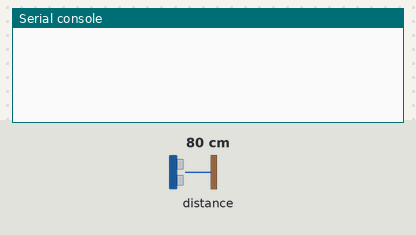
A program run on a simulated BBC micro:bit running MicroPython. Shown: the last lines printed to the serial console. The test bench sets the inputs (shaded band); at power-on: distance to the obstacle 80 cm. The clock reads 2024-03-15 10:24:30 at power-on unless the program sets it.

Above: at 1.2 s.
1.3 s: distance to the obstacle set to 2 cm
At 2.1 s:
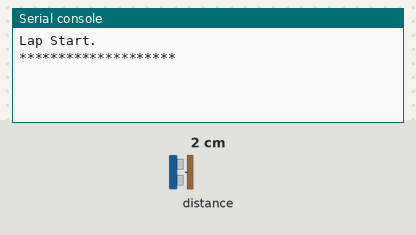
2.8 s: distance to the obstacle set to 35 cm
At 3.4 s:
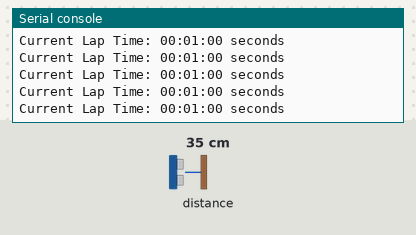
Timing chart, 0 to 5.8 s (numbered marks = the images above; inputs shaded):
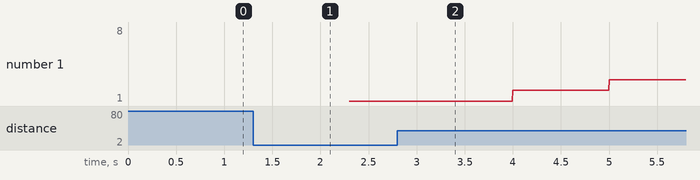

The program:

main.py
```python
from PiicoDev_VL53L1X import PiicoDev_VL53L1X
import time

distSensor = PiicoDev_VL53L1X()

# Function to start the timer
def start_timer():
    return time.time()

# Function to stop the timer
def stop_timer(start_time):
    end_time = time.time()
    elapsed_time = end_time - start_time
    return elapsed_time

# Function to format and print the current lap time
def print_lap_time(lap_start_time):
    if lap_start_time is not None:
        elapsed_time = time.time() - lap_start_time
        minutes = int(elapsed_time / 60)
        seconds = int(elapsed_time % 60)
        hundredths = int((elapsed_time - int(elapsed_time)) * 100)
        print(f"Current Lap Time: {minutes:02d}:{seconds:02d}:{hundredths:02d} seconds")

# Initialize variables
timer_running = False
start_time = 0
lap_start_time = None  # Initialize lap_start_time

# Function to clear the value of dist
def clear_dist():
    global dist  # make the dist variable global
    dist = 0

try:
    while True:
        dist = distSensor.read()  # read the distance in millimeters

        if 0 < dist < 300 and not timer_running:
            start_time = start_timer()
            lap_start_time = start_time  # Record lap start time
            timer_running = True
            print("Lap Start.")
            print("*" * 20)
            time.sleep(1)
            clear_dist()

        if 0 < dist < 300 and timer_running:
            elapsed_time = stop_timer(start_time)
            timer_running = False
            print(f"Lap Time: {elapsed_time:.2f} seconds")
            print("*" * 20)
            clear_dist()

        print_lap_time(lap_start_time)  # Print current lap time

except KeyboardInterrupt:
    print("Time Killed")
#9:20 12/10/2023
```

Measured:
- after the input at 1.3 s, the serial console: prints a new line at once (image 1)
- plotted number 1: 1 → 8 after the input at 2.8 s
